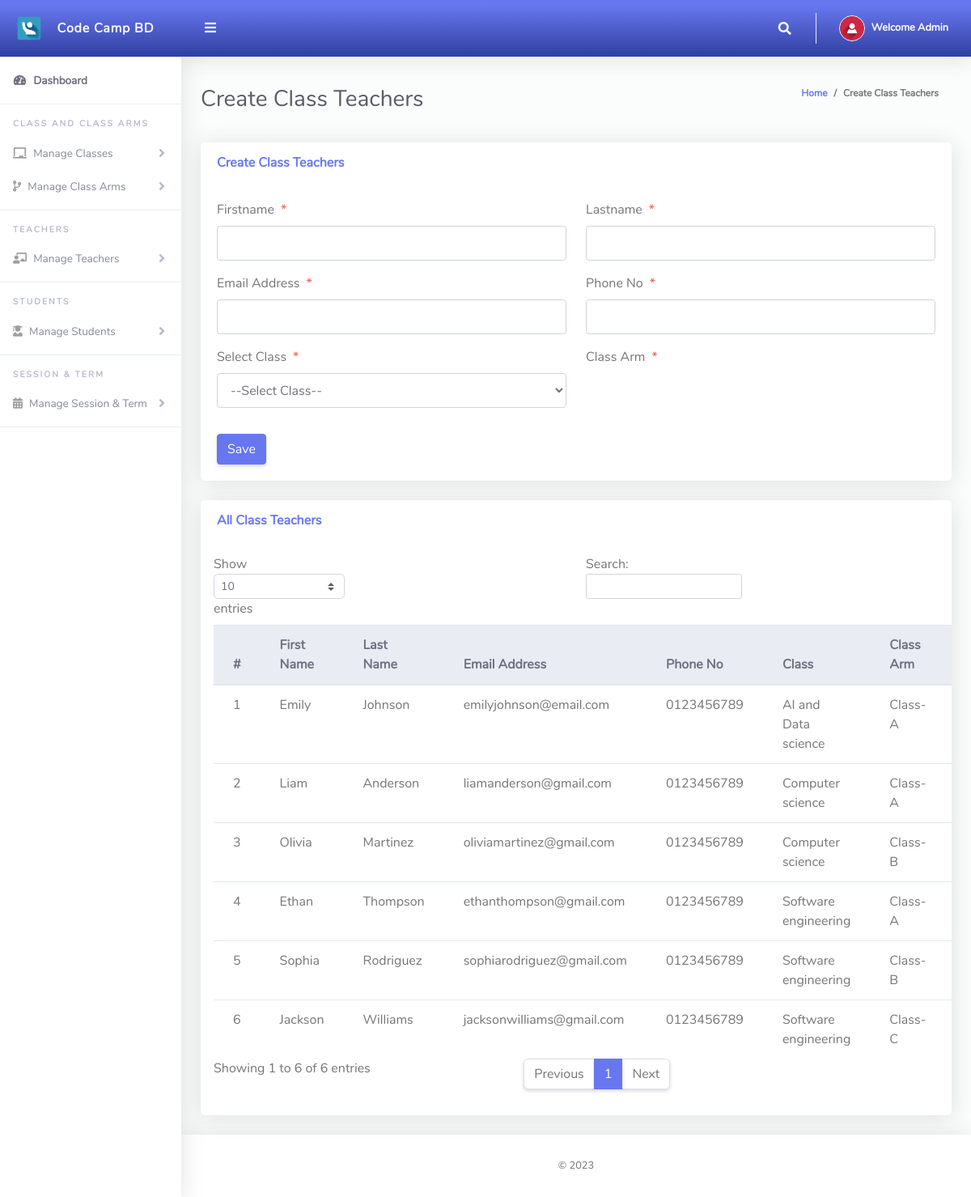
The page /Admin/createClassTeacher.php (signed in) on the database its author committed.
### tables this page shows
CREATE TABLE `tblclassteacher` (
  `Id` int(10) NOT NULL,
  `firstName` varchar(255) NOT NULL,
  `lastName` varchar(255) NOT NULL,
  `emailAddress` varchar(255) NOT NULL,
  `password` varchar(255) NOT NULL,
  `phoneNo` varchar(50) NOT NULL,
  `classId` varchar(10) NOT NULL,
  `classArmId` varchar(10) NOT NULL,
  `dateCreated` varchar(50) NOT NULL
);

CREATE TABLE `tblclass` (
  `Id` int(10) NOT NULL,
  `className` varchar(255) NOT NULL
);

CREATE TABLE `tblclassarms` (
  `Id` int(10) NOT NULL,
  `classId` varchar(10) NOT NULL,
  `classArmName` varchar(255) NOT NULL,
  `isAssigned` varchar(10) NOT NULL
);

### Admin/createClassTeacher.php (the view, shortened to what this page needs)
<?php
include '../Includes/dbcon.php';
?>
<!DOCTYPE html>
<html lang="en">
<head>
  <link href="../vendor/fontawesome-free/css/all.min.css" rel="stylesheet" type="text/css">
  <link href="../vendor/bootstrap/css/bootstrap.min.css" rel="stylesheet" type="text/css">
  <link href="css/ruang-admin.min.css" rel="stylesheet">
</head>
<body id="page-top">
  <div id="wrapper">
      <?php include "Includes/sidebar.php";?>
    <div id="content-wrapper" class="d-flex flex-column">
      <div id="content">
       <?php include "Includes/topbar.php";?>
        <div class="container-fluid" id="container-wrapper">
          <div class="d-sm-flex align-items-center justify-content-between mb-4">
            <h1 class="h3 mb-0 text-gray-800">Create Class Teachers</h1>
            <ol class="breadcrumb">
              <li class="breadcrumb-item"><a href="./">Home</a></li>
              <li class="breadcrumb-item active" aria-current="page">Create Class Teachers</li>
            </ol>
          </div>
          <div class="row">
            <div class="col-lg-12">
              <div class="card mb-4">
                <div class="card-header py-3 d-flex flex-row align-items-center justify-content-between">
                  <h6 class="m-0 font-weight-bold text-primary">Create Class Teachers</h6>
                </div>
                <div class="card-body">
                  <form method="post">
                   <div class="form-group row mb-3">
                        <div class="col-xl-6">
                        <label class="form-control-label">Firstname<span class="text-danger ml-2">*</span></label>
                        <input type="text" class="form-control" required name="firstName" value="<?php echo $row['firstName'];?>" id="exampleInputFirstName">
                        </div>
                        <div class="col-xl-6">
                        <label class="form-control-label">Lastname<span class="text-danger ml-2">*</span></label>
                      <input type="text" class="form-control" required name="lastName" value="<?php echo $row['lastName'];?>" id="exampleInputFirstName" >
                        </div>
                    </div>
                     <div class="form-group row mb-3">
                        <div class="col-xl-6">
                        <label class="form-control-label">Email Address<span class="text-danger ml-2">*</span></label>
                        <input type="email" class="form-control" required name="emailAddress" value="<?php echo $row['emailAddress'];?>" id="exampleInputFirstName" >
                        </div>
                        <div class="col-xl-6">
                        <label class="form-control-label">Phone No<span class="text-danger ml-2">*</span></label>
                      <input type="text" class="form-control" name="phoneNo" value="<?php echo $row['phoneNo'];?>" id="exampleInputFirstName" >
                        </div>
                    </div>
                    <div class="form-group row mb-3">
                        <div class="col-xl-6">
                        <label class="form-control-label">Select Class<span class="text-danger ml-2">*</span></label>
                         <?php
                        $qry= "SELECT * FROM tblclass ORDER BY className ASC";
                        $result = $conn->query($qry);
                        $num = $result->num_rows;
                        if ($num > 0){
                          echo ' <select required name="classId" onchange="classArmDropdown(this.value)" class="form-control mb-3">';
                          echo'<option value="">--Select Class--</option>';
                                  echo '</select>';
                              }
                            ?>
                        </div>
                        <div class="col-xl-6">
                        <label class="form-control-label">Class Arm<span class="text-danger ml-2">*</span></label>
                        </div>
                    </div>
                      <?php
                    if (isset($Id))
                    {
                    ?>
                    <button type="submit" name="update" class="btn btn-warning">Update</button>
                    &nbsp;&nbsp;&nbsp;&nbsp;&nbsp;&nbsp;&nbsp;&nbsp;&nbsp;&nbsp;
                    <?php
                    } else {
                    ?>
                    <button type="submit" name="save" class="btn btn-primary">Save</button>
                    <?php
                    }
                    ?>
                  </form>
                </div>
              </div>
                 <div class="row">
              <div class="col-lg-12">
              <div class="card mb-4">
                <div class="card-header py-3 d-flex flex-row align-items-center justify-content-between">
                  <h6 class="m-0 font-weight-bold text-primary">All Class Teachers</h6>
                </div>
                <div class="table-responsive p-3">
                  <table class="table align-items-center table-flush table-hover" id="dataTableHover">
                    <thead class="thead-light">
                      <tr>
                        <th>#</th>
                        <th>First Name</th>
                        <th>Last Name</th>
                        <th>Email Address</th>
                        <th>Phone No</th>
                        <th>Class</th>
                        <th>Class Arm</th>
                        <th>Date Created</th>
                      </tr>
                    </thead>
                    <tbody>
                  <?php
                      $query = "SELECT tblclassteacher.Id,tblclass.className,tblclassarms.classArmName,tblclassarms.Id AS classArmId,tblclassteacher.firstName,
                      tblclassteacher.lastName,tblclassteacher.emailAddress,tblclassteacher.phoneNo,tblclassteacher.dateCreated
                      FROM tblclassteacher
                      INNER JOIN tblclass ON tblclass.Id = tblclassteacher.classId
                      INNER JOIN tblclassarms ON tblclassarms.Id = tblclassteacher.classArmId";
                      $rs = $conn->query($query);
                      $num = $rs->num_rows;
                      $sn=0;
                      if($num > 0)
                      {
                        while ($rows = $rs->fetch_assoc())
                          {
                             $sn = $sn + 1;
                            echo"
                              <tr>
                                <td>".$sn."</td>
                                <td>".$rows['firstName']."</td>
                                <td>".$rows['lastName']."</td>
                                <td>".$rows['emailAddress']."</td>
                                <td>".$rows['phoneNo']."</td>
                                <td>".$rows['className']."</td>
                                <td>".$rows['classArmName']."</td>
                                 <td>".$rows['dateCreated']."</td>
                                <td><a href='?action=delete&Id=".$rows['Id']."&classArmId=".$rows['classArmId']."'><i class='fas fa-fw fa-trash'></i></a></td>
                              </tr>";
                          }
                      }
                      else
                      {
                           echo
                           "<div class='alert alert-danger' role='alert'>
                            No Record Found!
                            </div>";
                      }
                      ?>
                    </tbody>
                  </table>
                </div>
              </div>
            </div>
            </div>
          </div>
        </div>
      </div>
       <?php include "Includes/footer.php";?>
    </div>
  </div>
</body>
</html>

### Admin/Includes/topbar.php (shortened to what this page needs)
<?php
  $query = "SELECT * FROM tbladmin WHERE Id = ".$_SESSION['userId']."";
  $rs = $conn->query($query);
  $rows = $rs->fetch_assoc();
  $fullName = $rows['firstName']." ".$rows['lastName'];
?>
<nav class="navbar navbar-expand navbar-light bg-gradient-primary topbar mb-4 static-top">
          <button id="sidebarToggleTop" class="btn btn-link rounded-circle mr-3">
            <i class="fa fa-bars"></i>
          </button>
          <ul class="navbar-nav ml-auto">
            <li class="nav-item dropdown no-arrow">
              <a class="nav-link dropdown-toggle" href="#" id="searchDropdown" role="button" data-toggle="dropdown"
                aria-haspopup="true" aria-expanded="false">
                <i class="fas fa-search fa-fw"></i>
              </a>
            </li>
            <li class="nav-item dropdown no-arrow">
              <a class="nav-link dropdown-toggle" href="#" id="userDropdown" role="button" data-toggle="dropdown"
                aria-haspopup="true" aria-expanded="false">
                <img class="img-profile rounded-circle" src="img/user-icn.png" style="max-width: 60px">
                <span class="ml-2 d-none d-lg-inline text-white small"><b>Welcome <?php echo $fullName;?></b></span>
              </a>
            </li>
          </ul>
        </nav>

### rows shown on the page
tblclassteacher: firstName "Emily", lastName "Johnson", emailAddress "emilyjohnson@email.com", phoneNo "0123456789", classId.className "AI and Data science", classArmId.classArmName "Class-A"
tblclassteacher: firstName "Liam", lastName "Anderson", emailAddress "liamanderson@gmail.com", phoneNo "0123456789", classId.className "Computer science", classArmId.classArmName "Class-A"
tblclassteacher: firstName "Olivia", lastName "Martinez", emailAddress "oliviamartinez@gmail.com", phoneNo "0123456789", classId.className "Computer science", classArmId.classArmName "Class-B"
tblclassteacher: firstName "Ethan", lastName "Thompson", emailAddress "ethanthompson@gmail.com", phoneNo "0123456789", classId.className "Software engineering", classArmId.classArmName "Class-A"
tblclassteacher: firstName "Sophia", lastName "Rodriguez", emailAddress "sophiarodriguez@gmail.com", phoneNo "0123456789", classId.className "Software engineering", classArmId.classArmName "Class-B"
tblclassteacher: firstName "Jackson", lastName "Williams", emailAddress "jacksonwilliams@gmail.com", phoneNo "0123456789", classId.className "Software engineering", classArmId.classArmName "Class-C"

### other values the page prints
$fullName "Admin"
